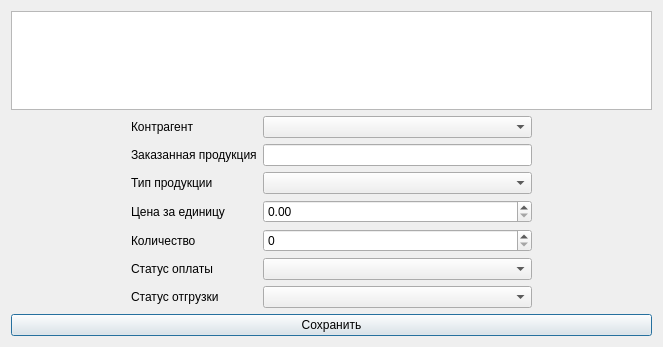
<?xml version="1.0" encoding="UTF-8"?>
<ui version="4.0">
 <class>Dialog</class>
 <widget class="QDialog" name="Dialog">
  <property name="geometry">
   <rect>
    <x>0</x>
    <y>0</y>
    <width>663</width>
    <height>347</height>
   </rect>
  </property>
  <property name="windowTitle">
   <string>Dialog</string>
  </property>
  <layout class="QVBoxLayout" name="verticalLayout" stretch="3,5,0">
   <item>
    <widget class="QTableWidget" name="oreder"/>
   </item>
   <item>
    <layout class="QHBoxLayout" name="horizontalLayout" stretch="3,10,3">
     <item>
      <spacer name="horizontalSpacer_2">
       <property name="orientation">
        <enum>Qt::Horizontal</enum>
       </property>
       <property name="sizeHint" stdset="0">
        <size>
         <width>40</width>
         <height>20</height>
        </size>
       </property>
      </spacer>
     </item>
     <item>
      <layout class="QFormLayout" name="formLayout">
       <item row="0" column="0">
        <widget class="QLabel" name="label">
         <property name="text">
          <string>Контрагент</string>
         </property>
        </widget>
       </item>
       <item row="0" column="1">
        <widget class="QComboBox" name="combo_client"/>
       </item>
       <item row="1" column="0">
        <widget class="QLabel" name="label_2">
         <property name="text">
          <string>Заказанная продукция</string>
         </property>
        </widget>
       </item>
       <item row="1" column="1">
        <widget class="QLineEdit" name="prod_line"/>
       </item>
       <item row="2" column="0">
        <widget class="QLabel" name="label_3">
         <property name="text">
          <string>Тип продукции</string>
         </property>
        </widget>
       </item>
       <item row="2" column="1">
        <widget class="QComboBox" name="combo_prod"/>
       </item>
       <item row="4" column="0">
        <widget class="QLabel" name="label_4">
         <property name="text">
          <string>Цена за единицу</string>
         </property>
        </widget>
       </item>
       <item row="6" column="0">
        <widget class="QLabel" name="label_5">
         <property name="text">
          <string>Количество</string>
         </property>
        </widget>
       </item>
       <item row="7" column="0">
        <widget class="QLabel" name="label_6">
         <property name="text">
          <string>Статус оплаты</string>
         </property>
        </widget>
       </item>
       <item row="7" column="1">
        <widget class="QComboBox" name="combo_pay"/>
       </item>
       <item row="8" column="0">
        <widget class="QLabel" name="label_7">
         <property name="text">
          <string>Статус отгрузки</string>
         </property>
        </widget>
       </item>
       <item row="8" column="1">
        <widget class="QComboBox" name="combo_load"/>
       </item>
       <item row="4" column="1">
        <widget class="QDoubleSpinBox" name="price_line">
         <property name="maximum">
          <double>9999.989999999999782</double>
         </property>
        </widget>
       </item>
       <item row="6" column="1">
        <widget class="QSpinBox" name="kol_line">
         <property name="maximum">
          <number>9999</number>
         </property>
        </widget>
       </item>
      </layout>
     </item>
     <item>
      <spacer name="horizontalSpacer">
       <property name="orientation">
        <enum>Qt::Horizontal</enum>
       </property>
       <property name="sizeHint" stdset="0">
        <size>
         <width>40</width>
         <height>20</height>
        </size>
       </property>
      </spacer>
     </item>
    </layout>
   </item>
   <item>
    <widget class="QPushButton" name="update_btn_save">
     <property name="text">
      <string>Сохранить</string>
     </property>
    </widget>
   </item>
  </layout>
 </widget>
 <resources/>
 <connections/>
</ui>
